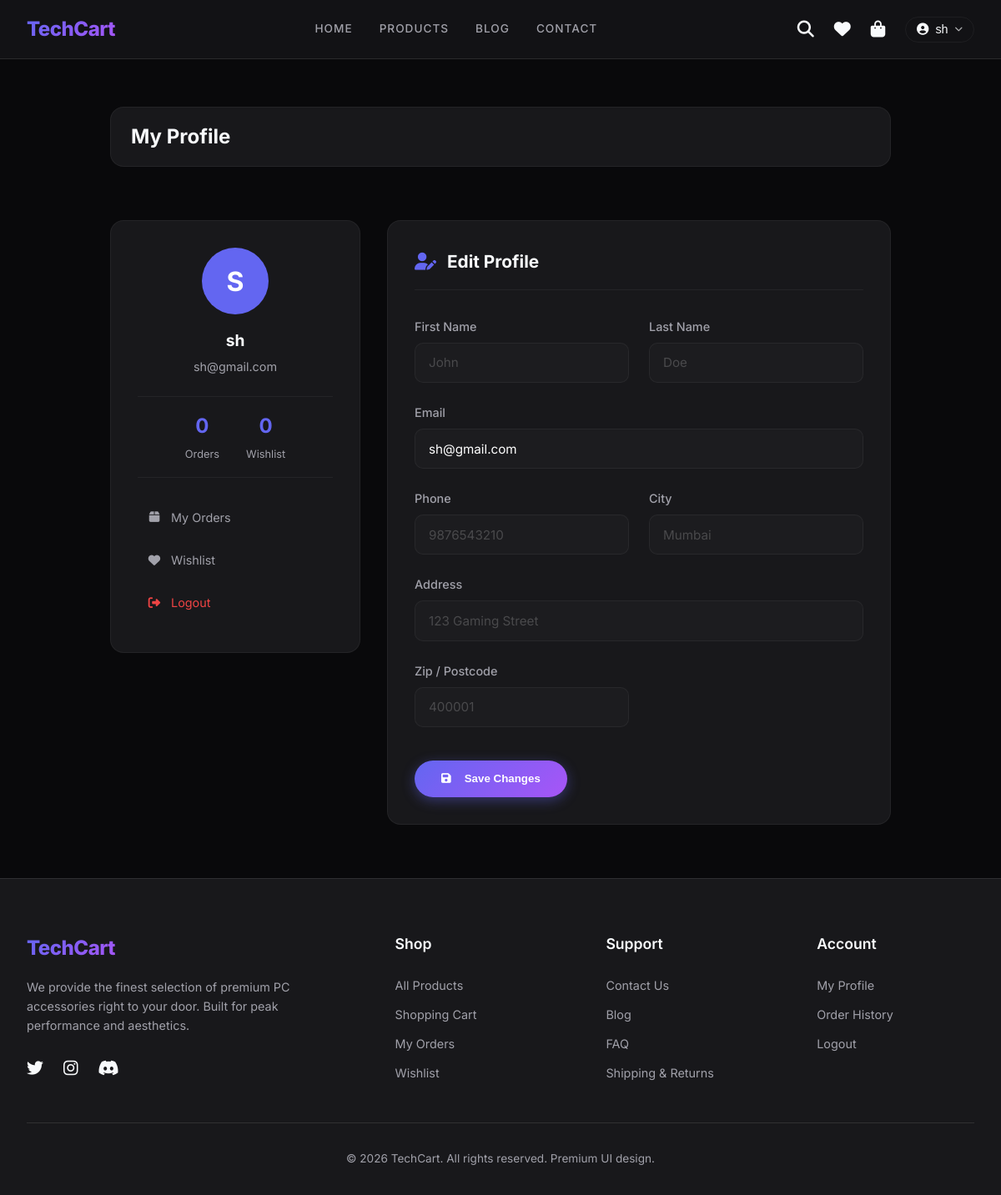
The app's page /profile/ (signed in), older data.
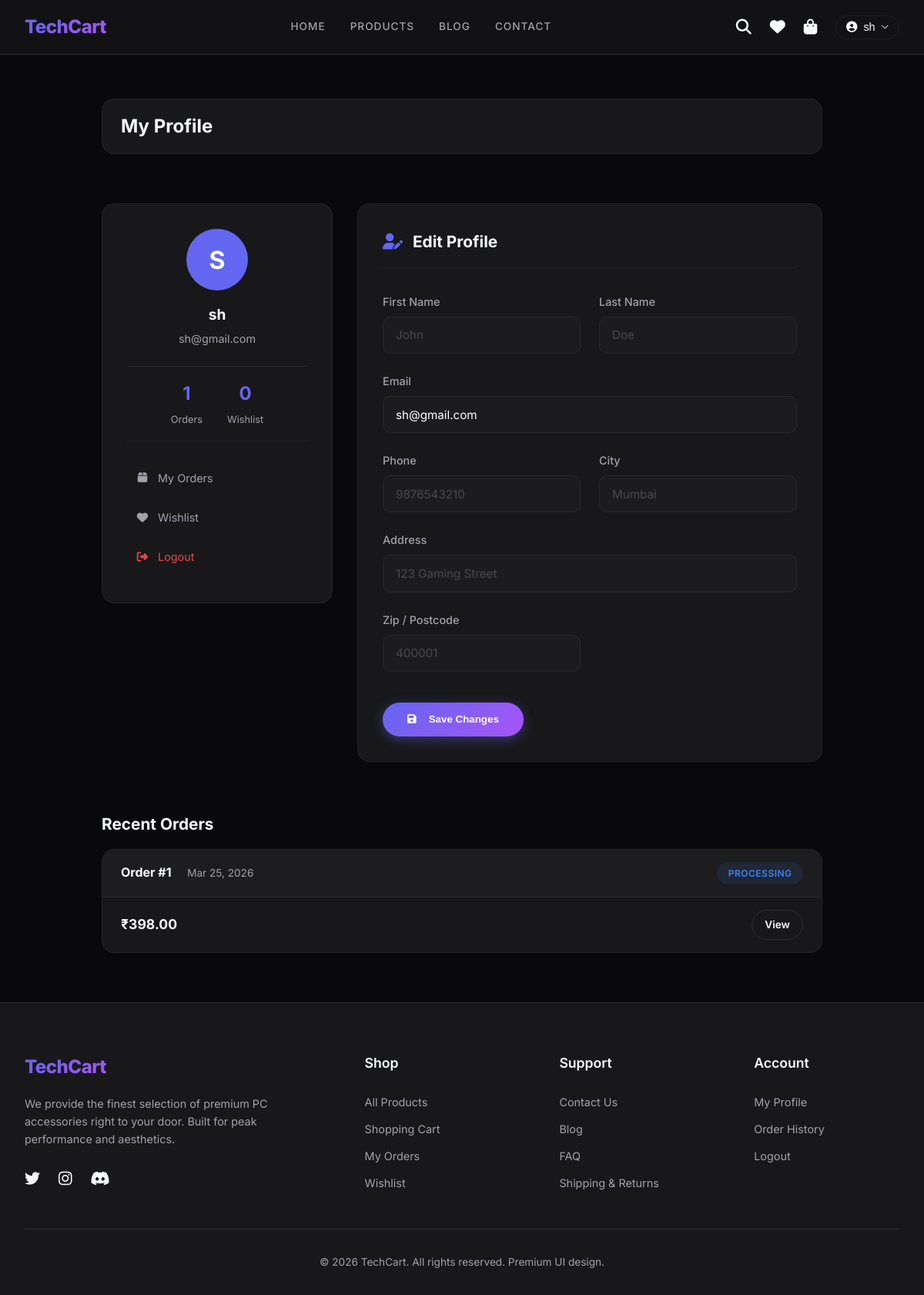
The same page, newer data.
### customer_app/models.py (models this page shows, shortened)
class User(AbstractUser):
    ROLE_CHOICES = (
        ('admin', 'Admin'),
        ('user', 'User'),
    )
    role = models.CharField(max_length=10, choices=ROLE_CHOICES, default='user')
    phone = models.CharField(max_length=20, blank=True, null=True)
    address = models.TextField(blank=True, null=True)
    city = models.CharField(max_length=100, blank=True, null=True)
    zipcode = models.CharField(max_length=20, blank=True, null=True)

class Order(models.Model):
    STATUS_CHOICES = (
        ('pending', 'Pending'),
        ('processing', 'Processing'),
        ('shipped', 'Shipped'),
        ('delivered', 'Delivered'),
        ('cancelled', 'Cancelled'),
    )
    user = models.ForeignKey(User, on_delete=models.CASCADE, related_name='orders')
    full_name = models.CharField(max_length=200)
    email = models.EmailField()
    address = models.TextField()
    city = models.CharField(max_length=100)
    zipcode = models.CharField(max_length=20)
    phone = models.CharField(max_length=20, blank=True, null=True)
    total_amount = models.DecimalField(max_digits=10, decimal_places=2)
    status = models.CharField(max_length=20, choices=STATUS_CHOICES, default='pending')
    payment_method = models.CharField(max_length=50, default='cod')
    created_at = models.DateTimeField(auto_now_add=True)
    updated_at = models.DateTimeField(auto_now=True)
    class Meta:
        ordering = ['-created_at']

### customer_app/views.py (the view, shortened to what this page needs)
# urls.py: path('profile/', views.profile, name='profile'),
@login_required(login_url='customer_login')
def profile(request):
    user = request.user
    recent_orders = Order.objects.filter(user=user)[:5]
    return render(request, 'customer_app/profile.html', {
        'user': user,
        'recent_orders': recent_orders,
        'cart_count': _cart_count(request),
    })

### customer_app/context_processors.py (called while the page is built)
def cart_context(request):
    cart = request.session.get('cart', {})
    cart_count = sum(cart.values()) if cart else 0
    return {'cart_count': cart_count}

### customer_app/views.py (called while the page is built)
def _get_cart(request):
    return request.session.get('cart', {})

def _cart_count(request):
    cart = _get_cart(request)
    return sum(cart.values())

### customer_app/templates/customer_app/profile.html (shortened to what this page needs)
{% extends "customer_app/base.html" %}
{% load static %}
{% block content %}
<div class="shop-layout" style="grid-template-columns: 1fr; margin-top: 8rem; max-width: 1000px;">
    <div class="shop-header">
        <h1 class="shop-title">My Profile</h1>
    </div>
    <div style="display: grid; grid-template-columns: 300px 1fr; gap: 2rem; align-items: start;">
        <div style="background: var(--bg-surface); border: 1px solid var(--card-border); border-radius: 16px; padding: 2rem; text-align: center;">
            <div style="width: 80px; height: 80px; border-radius: 50%; background: linear-gradient(135deg, var(--accent-color), #6366f1); display: flex; align-items: center; justify-content: center; margin: 0 auto 1rem; font-size: 2rem; font-weight: 700; color: white;">
                {{ user.username|first|upper }}
            </div>
            <h3 style="font-size: 1.2rem; font-weight: 700; margin-bottom: 0.25rem;">{{ user.get_full_name|default:user.username }}</h3>
            <p style="color: var(--text-secondary); font-size: 0.9rem; margin-bottom: 1.5rem;">{{ user.email }}</p>
            <div class="profile-stats">
                <div class="stat-item">
                    <span class="stat-value">{{ recent_orders|length }}</span>
                    <span class="stat-label">Orders</span>
                </div>
                <div class="stat-item">
                    <span class="stat-value">{{ user.wishlist.count }}</span>
                    <span class="stat-label">Wishlist</span>
                </div>
            </div>
            <div style="margin-top: 1.5rem; text-align: left;">
                <a href="{% url 'order_history' %}" class="profile-nav-link">
                    <i class="fas fa-box"></i> My Orders
                </a>
                <a href="{% url 'wishlist' %}" class="profile-nav-link">
                    <i class="fas fa-heart"></i> Wishlist
                </a>
                <a href="{% url 'customer_logout' %}" class="profile-nav-link" style="color: #ef4444;">
                    <i class="fas fa-sign-out-alt"></i> Logout
                </a>
            </div>
        </div>
        <div style="background: var(--bg-surface); border: 1px solid var(--card-border); border-radius: 16px; padding: 2rem;">
            <h2 style="font-size: 1.3rem; font-weight: 700; margin-bottom: 2rem; padding-bottom: 1rem; border-bottom: 1px solid var(--card-border);">
                <i class="fas fa-user-edit" style="color: var(--accent-color); margin-right: 0.5rem;"></i>
                Edit Profile
            </h2>
            <form method="POST" style="display: grid; grid-template-columns: 1fr 1fr; gap: 1.5rem;">
                <div>
                    <label class="form-label">First Name</label>
                    <input type="text" name="first_name" value="{{ user.first_name }}" class="form-input" placeholder="John" pattern="^[a-zA-Z\s]*$" title="First name should only contain letters and spaces." oninput="this.setCustomValidity('')">
                </div>
                <div>
                    <label class="form-label">Last Name</label>
                    <input type="text" name="last_name" value="{{ user.last_name }}" class="form-input" placeholder="Doe" pattern="^[a-zA-Z\s]*$" title="Last name should only contain letters and spaces." oninput="this.setCustomValidity('')">
                </div>
                <div style="grid-column: 1 / span 2;">
                    <label class="form-label">Email</label>
                    <input type="email" name="email" value="{{ user.email }}" class="form-input" placeholder="john@example.com" required pattern="[a-z0-9._%+\-]+@[a-z0-9.\-]+\.[a-z]{2,}$" title="Please enter a valid email address." oninput="this.setCustomValidity('')">
                </div>
                <div>
                    <label class="form-label">Phone</label>
                    <input type="tel" name="phone" value="{{ user.phone|default:'' }}" class="form-input" placeholder="9876543210" pattern="^([0-9]{10})?$" title="Phone number must be exactly 10 digits or empty." oninput="this.setCustomValidity('')">
                </div>
                <div>
                    <label class="form-label">City</label>
                    <input type="text" name="city" value="{{ user.city|default:'' }}" class="form-input" placeholder="Mumbai" pattern="^[a-zA-Z\s]*$" title="City name should only contain letters and spaces." oninput="this.setCustomValidity('')">
                </div>
                <div style="grid-column: 1 / span 2;">
                    <label class="form-label">Address</label>
                    <input type="text" name="address" value="{{ user.address|default:'' }}" class="form-input" placeholder="123 Gaming Street">
                </div>
                <div>
                    <label class="form-label">Zip / Postcode</label>
                    <input type="text" name="zipcode" value="{{ user.zipcode|default:'' }}" class="form-input" placeholder="400001" pattern="^([0-9]{6})?$" title="Zip code must be exactly 6 digits or empty." oninput="this.setCustomValidity('')">
                </div>
                <div style="grid-column: 1 / span 2; margin-top: 1rem;">
                    <button type="submit" class="btn-premium" style="padding: 0.9rem 2rem;">
                        <i class="fas fa-save" style="margin-right: 0.5rem;"></i> Save Changes
                    </button>
                </div>
            </form>
        </div>
    </div>
    {% if recent_orders %}
    <div style="margin-top: 2rem;">
        <h2 style="font-size: 1.3rem; font-weight: 700; margin-bottom: 1rem;">Recent Orders</h2>
        <div class="orders-list">
            {% for order in recent_orders %}
            <div class="order-card">
                <div class="order-card-header">
                    <div>
                        <span class="order-number">Order #{{ order.id }}</span>
                        <span class="order-date">{{ order.created_at|date:"M d, Y" }}</span>
                    </div>
                    <span class="order-status status-{{ order.status }}">{{ order.get_status_display }}</span>
                </div>
                <div class="order-card-body">
                    <span class="order-total">₹{{ order.total_amount }}</span>
                    <a href="{% url 'order_detail' order.id %}" class="btn-outline" style="padding: 0.5rem 1rem; font-size: 0.85rem;">View</a>
                </div>
            </div>
            {% endfor %}
        </div>
    </div>
    {% endif %}
</div>
{% endblock %}

### customer_app/templates/customer_app/base.html (shortened to what this page needs)
{% load static %}
<!DOCTYPE html>
<html lang="en">
<head>
    <link rel="stylesheet" href="https://cdnjs.cloudflare.com/ajax/libs/font-awesome/6.4.0/css/all.min.css">
    <link rel="stylesheet" href="{% static 'customer_app/css/premium.css' %}">
</head>
<body>
    <header class="premium-nav">
        <div class="nav-container">
            <a href="{% url 'home' %}" class="nav-brand">TechCart</a>
            <nav class="nav-links">
                <a href="{% url 'home' %}" class="nav-link">Home</a>
                <a href="{% url 'product_list' %}" class="nav-link">Products</a>
                <a href="{% url 'blog' %}" class="nav-link">Blog</a>
                <a href="{% url 'contact' %}" class="nav-link">Contact</a>
            </nav>
            <div class="nav-icons">
                <a href="#" class="icon-btn search-toggle" title="Search" id="searchToggle"><i class="fas fa-search"></i></a>
                {% if user.is_authenticated %}
                <a href="{% url 'wishlist' %}" class="icon-btn" title="Wishlist"><i class="fas fa-heart"></i></a>
                {% endif %}
                <a href="{% url 'cart' %}" class="icon-btn cart-icon" title="Cart">
                    <i class="fas fa-shopping-bag"></i>
                </a>
                {% if user.is_authenticated %}
                <div class="user-dropdown">
                    <button class="icon-btn user-dropdown-toggle" title="Account">
                        <i class="fas fa-user-circle"></i>
                        <span class="user-name-text">{{ user.username }}</span>
                        <i class="fas fa-chevron-down" style="font-size:0.6rem; opacity:0.7;"></i>
                    </button>
                </div>
                {% else %}
                <a href="{% url 'customer_login' %}" class="icon-btn" title="Login"><i class="far fa-user"></i></a>
                {% endif %}
            </div>
        </div>
    </header>
    <main>
        {% block content %}{% endblock %}
    </main>
    <footer class="premium-footer">
        <div class="footer-grid">
            <div class="footer-col">
                <a href="{% url 'home' %}" class="nav-brand" style="display:inline-block; margin-bottom:1rem;">TechCart</a>
                <p>We provide the finest selection of premium PC accessories right to your door. Built for peak performance and aesthetics.</p>
                <div class="nav-icons" style="margin-top: 1.5rem;">
                    <a href="#" class="icon-btn"><i class="fab fa-twitter"></i></a>
                    <a href="#" class="icon-btn"><i class="fab fa-instagram"></i></a>
                    <a href="#" class="icon-btn"><i class="fab fa-discord"></i></a>
                </div>
            </div>
            <div class="footer-col">
                <h4>Shop</h4>
                <div class="footer-links">
                    <a href="{% url 'product_list' %}">All Products</a>
                    <a href="{% url 'cart' %}">Shopping Cart</a>
                    {% if user.is_authenticated %}
                    <a href="{% url 'order_history' %}">My Orders</a>
                    <a href="{% url 'wishlist' %}">Wishlist</a>
                    {% endif %}
                </div>
            </div>
            <div class="footer-col">
                <h4>Support</h4>
                <div class="footer-links">
                    <a href="{% url 'contact' %}">Contact Us</a>
                    <a href="{% url 'blog' %}">Blog</a>
                    <a href="#">FAQ</a>
                    <a href="#">Shipping & Returns</a>
                </div>
            </div>
            <div class="footer-col">
                <h4>Account</h4>
                <div class="footer-links">
                    {% if user.is_authenticated %}
                    <a href="{% url 'profile' %}">My Profile</a>
                    <a href="{% url 'order_history' %}">Order History</a>
                    <a href="{% url 'customer_logout' %}">Logout</a>
                    {% else %}
                    <a href="{% url 'customer_login' %}">Login</a>
                    <a href="{% url 'customer_register' %}">Register</a>
                    {% endif %}
                </div>
            </div>
        </div>
        <div class="footer-bottom">
            &copy; 2026 TechCart. All rights reserved. Premium UI design.
        </div>
    </footer>
</body>
</html>

Row changes from the older to the newer data that the page shows:
added Order: id "1", created_at "Mar 25, 2026", status "PROCESSING", total_amount "398.00"
Text that changed along with them:
{{ recent_orders|length }}: "0" → "1"
text now shown: "Recent Orders"
